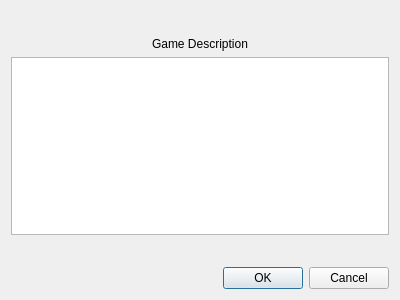
<?xml version="1.0" encoding="UTF-8"?>
<ui version="4.0">
 <class>game_description_edit</class>
 <widget class="QDialog" name="game_description_edit">
  <property name="geometry">
   <rect>
    <x>0</x>
    <y>0</y>
    <width>400</width>
    <height>300</height>
   </rect>
  </property>
  <property name="windowTitle">
   <string>Game Description Edit</string>
  </property>
  <layout class="QVBoxLayout" name="verticalLayout">
   <item>
    <spacer name="verticalSpacer">
     <property name="orientation">
      <enum>Qt::Vertical</enum>
     </property>
     <property name="sizeHint" stdset="0">
      <size>
       <width>20</width>
       <height>40</height>
      </size>
     </property>
    </spacer>
   </item>
   <item alignment="Qt::AlignHCenter">
    <widget class="QLabel" name="label">
     <property name="text">
      <string>Game Description</string>
     </property>
    </widget>
   </item>
   <item>
    <widget class="QPlainTextEdit" name="plainTextEdit"/>
   </item>
   <item>
    <spacer name="verticalSpacer_2">
     <property name="orientation">
      <enum>Qt::Vertical</enum>
     </property>
     <property name="sizeHint" stdset="0">
      <size>
       <width>20</width>
       <height>40</height>
      </size>
     </property>
    </spacer>
   </item>
   <item>
    <widget class="QDialogButtonBox" name="buttonBox">
     <property name="orientation">
      <enum>Qt::Horizontal</enum>
     </property>
     <property name="standardButtons">
      <set>QDialogButtonBox::Cancel|QDialogButtonBox::Ok</set>
     </property>
    </widget>
   </item>
  </layout>
 </widget>
 <resources/>
 <connections>
  <connection>
   <sender>buttonBox</sender>
   <signal>accepted()</signal>
   <receiver>game_description_edit</receiver>
   <slot>accept()</slot>
   <hints>
    <hint type="sourcelabel">
     <x>284</x>
     <y>282</y>
    </hint>
    <hint type="destinationlabel">
     <x>339</x>
     <y>41</y>
    </hint>
   </hints>
  </connection>
  <connection>
   <sender>buttonBox</sender>
   <signal>rejected()</signal>
   <receiver>game_description_edit</receiver>
   <slot>reject()</slot>
   <hints>
    <hint type="sourcelabel">
     <x>157</x>
     <y>276</y>
    </hint>
    <hint type="destinationlabel">
     <x>108</x>
     <y>17</y>
    </hint>
   </hints>
  </connection>
 </connections>
 <slots>
  <slot>acceptButtonPressed()</slot>
 </slots>
</ui>
